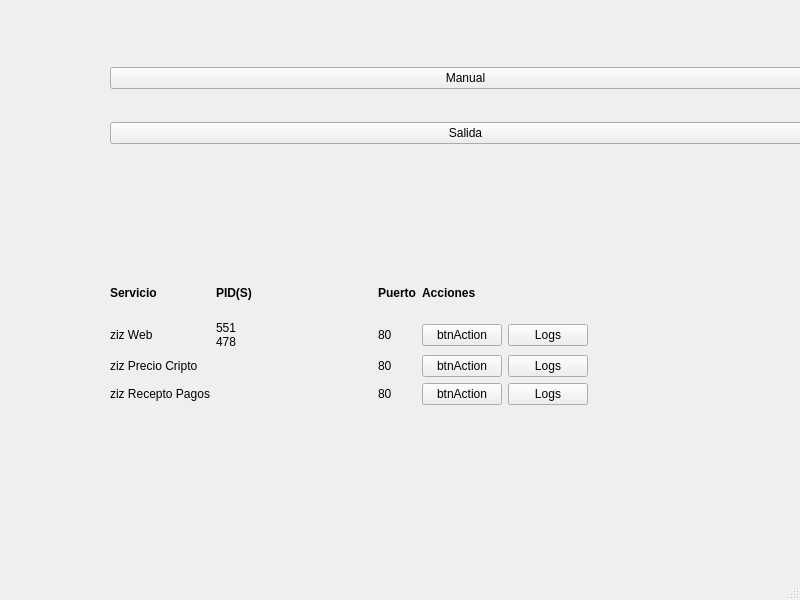
<?xml version="1.0" encoding="UTF-8"?>
<ui version="4.0">
 <class>VentanaPrincipalBoceto</class>
 <widget class="QMainWindow" name="VentanaPrincipalBoceto">
  <property name="geometry">
   <rect>
    <x>0</x>
    <y>0</y>
    <width>800</width>
    <height>600</height>
   </rect>
  </property>
  <property name="windowTitle">
   <string>ziz administrador</string>
  </property>
  <property name="windowIcon">
   <iconset>
    <normaloff>Recursos/Imagenes/zizIcon.png</normaloff>Recursos/Imagenes/zizIcon.png</iconset>
  </property>
  <widget class="QWidget" name="centralwidget">
   <widget class="QWidget" name="horizontalLayoutWidget">
    <property name="geometry">
     <rect>
      <x>110</x>
      <y>40</y>
      <width>711</width>
      <height>131</height>
     </rect>
    </property>
    <layout class="QHBoxLayout" name="horizontalLayout">
     <item>
      <layout class="QVBoxLayout" name="verticalLayout">
       <item>
        <widget class="QPushButton" name="pushButton_7">
         <property name="text">
          <string>Manual</string>
         </property>
        </widget>
       </item>
       <item>
        <widget class="QPushButton" name="pushButton_8">
         <property name="text">
          <string>Salida</string>
         </property>
        </widget>
       </item>
      </layout>
     </item>
    </layout>
   </widget>
   <widget class="QWidget" name="gridLayoutWidget">
    <property name="geometry">
     <rect>
      <x>110</x>
      <y>270</y>
      <width>478</width>
      <height>135</height>
     </rect>
    </property>
    <layout class="QGridLayout" name="gridLayout">
     <item row="5" column="3">
      <widget class="QLabel" name="label_5">
       <property name="text">
        <string>80</string>
       </property>
      </widget>
     </item>
     <item row="5" column="2">
      <spacer name="horizontalSpacer">
       <property name="orientation">
        <enum>Qt::Horizontal</enum>
       </property>
       <property name="sizeHint" stdset="0">
        <size>
         <width>40</width>
         <height>20</height>
        </size>
       </property>
      </spacer>
     </item>
     <item row="4" column="0">
      <widget class="QLabel" name="label_10">
       <property name="text">
        <string>ziz Precio Cripto</string>
       </property>
      </widget>
     </item>
     <item row="3" column="4">
      <widget class="QPushButton" name="pushButton">
       <property name="text">
        <string>btnAction</string>
       </property>
      </widget>
     </item>
     <item row="4" column="3">
      <widget class="QLabel" name="label_4">
       <property name="text">
        <string>80</string>
       </property>
      </widget>
     </item>
     <item row="4" column="5">
      <widget class="QPushButton" name="pushButton_4">
       <property name="text">
        <string>Logs</string>
       </property>
      </widget>
     </item>
     <item row="3" column="3">
      <widget class="QLabel" name="label_3">
       <property name="text">
        <string>80</string>
       </property>
      </widget>
     </item>
     <item row="2" column="3">
      <widget class="QLabel" name="label_2">
       <property name="font">
        <font>
         <weight>75</weight>
         <bold>true</bold>
        </font>
       </property>
       <property name="text">
        <string>Puerto</string>
       </property>
      </widget>
     </item>
     <item row="5" column="0">
      <widget class="QLabel" name="label_11">
       <property name="text">
        <string>ziz Recepto Pagos</string>
       </property>
      </widget>
     </item>
     <item row="5" column="5">
      <widget class="QPushButton" name="pushButton_6">
       <property name="text">
        <string>Logs</string>
       </property>
      </widget>
     </item>
     <item row="3" column="0">
      <widget class="QLabel" name="label_9">
       <property name="text">
        <string>ziz Web</string>
       </property>
      </widget>
     </item>
     <item row="2" column="1">
      <widget class="QLabel" name="label_7">
       <property name="font">
        <font>
         <weight>75</weight>
         <bold>true</bold>
        </font>
       </property>
       <property name="text">
        <string>PID(S)</string>
       </property>
      </widget>
     </item>
     <item row="2" column="0">
      <widget class="QLabel" name="label_8">
       <property name="font">
        <font>
         <weight>75</weight>
         <bold>true</bold>
        </font>
       </property>
       <property name="text">
        <string>Servicio</string>
       </property>
      </widget>
     </item>
     <item row="4" column="4">
      <widget class="QPushButton" name="pushButton_2">
       <property name="text">
        <string>btnAction</string>
       </property>
      </widget>
     </item>
     <item row="3" column="1">
      <widget class="QLabel" name="label_6">
       <property name="text">
        <string>551
478</string>
       </property>
      </widget>
     </item>
     <item row="5" column="4">
      <widget class="QPushButton" name="pushButton_5">
       <property name="text">
        <string>btnAction</string>
       </property>
      </widget>
     </item>
     <item row="3" column="5">
      <widget class="QPushButton" name="pushButton_3">
       <property name="text">
        <string>Logs</string>
       </property>
      </widget>
     </item>
     <item row="2" column="4">
      <widget class="QLabel" name="label">
       <property name="font">
        <font>
         <weight>75</weight>
         <bold>true</bold>
        </font>
       </property>
       <property name="text">
        <string>Acciones</string>
       </property>
      </widget>
     </item>
    </layout>
   </widget>
  </widget>
  <widget class="QStatusBar" name="statusbar"/>
 </widget>
 <resources/>
 <connections/>
</ui>
